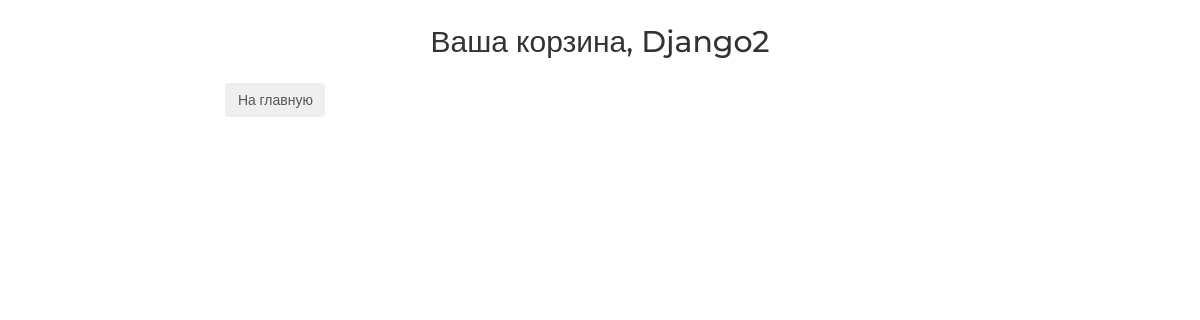
The page /basket/ (signed in) on the database as committed earlier.
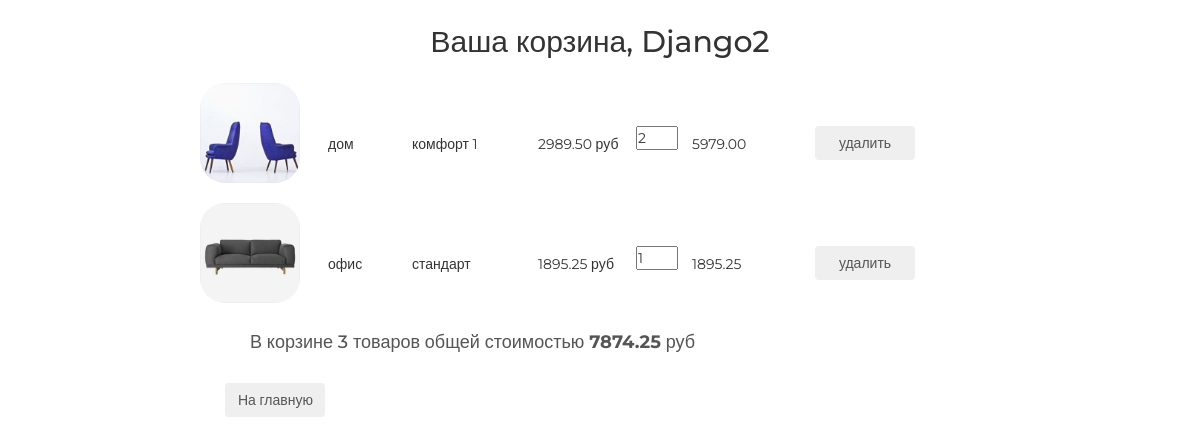
The same page on the database as committed later.
### basketapp/models.py (models this page shows)
class Basket(models.Model):
    user = models.ForeignKey(settings.AUTH_USER_MODEL, on_delete=models.CASCADE, related_name='basket')
    product = models.ForeignKey(Product, on_delete=models.CASCADE)
    quantity = models.PositiveIntegerField(default=0, verbose_name='количество')
    add_datetime = models.DateField(auto_now_add=True, verbose_name='время')
    @property
    def product_cost(self):
        return self.product.price * self.quantity
    @property
    def total_quantity(self):
        _products = Basket.objects.filter(user=self.user)
        _total_quantity = sum([product.quantity for product in _products])
        return _total_quantity
    @property
    def total_cost(self):
        _products = Basket.objects.filter(user=self.user)
        _total_cost = sum([product.product_cost for product in _products])
        return _total_cost

### mainapp/models.py (models this page shows, shortened)
class Product(models.Model):
    category = models.ForeignKey(ProductCategory, on_delete=models.CASCADE)
    name = models.CharField(max_length=128, verbose_name='имя продукта')
    image = models.ImageField(upload_to='products_images', blank=True)
    short_desc = models.CharField(max_length=128, blank=True, verbose_name='краткое описание продукта')
    description = models.TextField(blank=True, verbose_name='описание продукта')
    price = models.DecimalField(max_digits=8, decimal_places=2, default=0, verbose_name='цена продукта')
    quantity = models.PositiveIntegerField(default=0, verbose_name='количество на складе')
    class Meta:
        verbose_name = 'продукт'
        verbose_name_plural = 'продукты'

class ProductCategory(models.Model):
    name = models.CharField(max_length=64, unique=True, verbose_name='категория')
    description = models.CharField(max_length=128, blank=True, verbose_name='описание')
    is_active = models.BooleanField(default=True, verbose_name='активна')
    class Meta:
        verbose_name = 'категория'
        verbose_name_plural = 'категории'

### authapp/models.py (models this page shows)
class ShopUser(AbstractUser):
    avatar = models.ImageField(upload_to='users_avatar', blank=True)
    age = models.PositiveIntegerField(verbose_name='возраст')

### basketapp/views.py (the view)
# urls.py: path('', basketapp.basket, name='basket'),
@login_required
def basket(request):
    title = 'корзина'
    basket = Basket.objects.filter(user=request.user).order_by('product__category')
    context = {
        'title': title,
        'basket': basket,
    }
    return render(request, 'basketapp/basket.html', context)

### basketapp/templates/basketapp/basket.html
{% extends 'basketapp/base.html' %}
{% load static %}
{% block content %}
    <div class="basket_list">
    {% include 'basketapp/includes/inc_basket.html' %}
    </div>
    <button class="btn btn-round">
        <a href="{% url 'main'%}">На главную</a>
    </button>
{% endblock %}

### basketapp/templates/basketapp/includes/inc_basket.html
{% for item in basket %}
<div class="basket_record">
    <img src="/media/{{ item.product.image }}" alt="{{ item.product.short_desc }}">
    <span class="category_name">{{ item.product.category.name }}</span>
    <span class="product_name">{{ item.product.name }}</span>
    <span class="product_price">{{ item.product.price }}&nbspруб</span>
    <input type="number" name="{{ item.pk }}" min="0" value="{{ item.quantity }}">
    <span class="product_cost">{{ item.product_cost }}</span>
    <button class="btn btn-round">
        <a href="{% url 'basket:remove' item.pk %}" class="">
            удалить
        </a>
    </button>
</div>
{% endfor %}
{% if basket %}
    <div class="basket_summary">
        <h4>В корзине {{ basket.0.total_quantity }} товаров общей стоимостью
                  <strong>{{ basket.0.total_cost }}</strong>&nbspруб</h4>
    </div>
{% endif %}

Rows that differ between the two databases and show on the page:
added Basket: product.image (picture), product.category.name "дом", product.name "комфорт 1", product.price "2989.50", quantity "2", product_cost "5979.00", user+quantity "3", user+product+quantity "7874.25"
added Basket: product.image (picture), product.category.name "офис", product.name "стандарт", product.price "1895.25", quantity "1", product_cost "1895.25"
Other text that changed with them:
text now shown: "В корзине товаров общей стоимостью руб"
